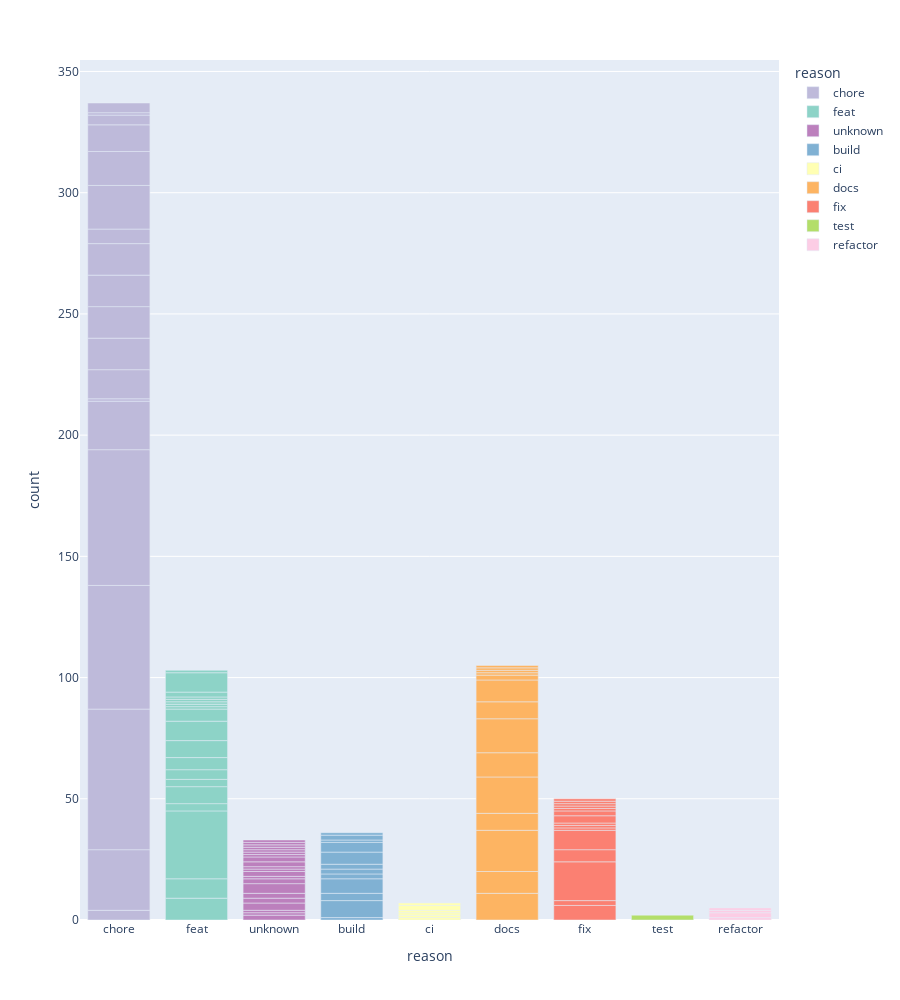

The code cell stored with this chart in its notebook:
### Code cell
figure = px.bar(df,
                x="reason", y="count",
                color="reason",
                color_discrete_map=color_choices,
                hover_name="file",
                height=1000
                )
figure.show()

### Figure 1 — Plotly figure (JSON) as saved in the notebook; plotly's stock layout.template omitted (floating-point values rounded to 4 significant figures)
{"data": [{"alignmentgroup": "True", "hovertemplate": "<b>%{hovertext}</b><br><br>reason=%{x}<br>count=%{y}<extra></extra>", "hovertext": ["internal/client/github.go", ".github/workflows/codeql.yml", ".github/workflows/build.yml", ".github/workflows/nightly-oss.yml", ".github/workflows/release.yml", "Dockerfile", ".goreleaser.yaml", "flake.lock", "www/docs/static/latest", "www/docs/static/latest-pro", "www/docs/static/releases-pro.json", "www/docs/static/releases.json", "www/docs/static/schema.json", ".github/workflows/lint.yml", ".github/workflows/generate.yml", ".github/workflows/docs.yml", "flake.nix", "internal/client/gitlab.go", "www/docs/static/schema-pro.json"], "legendgroup": "chore", "marker": {"color": "rgb(190,186,218)", "pattern": {"shape": ""}}, "name": "chore", "offsetgroup": "chore", "orientation": "v", "showlegend": true, "textposition": "auto", "x": ["chore", "chore", "chore", "chore", "chore", "chore", "chore", "chore", "chore", "chore", "chore", "chore", "chore", "chore", "chore", "chore", "chore", "chore", "chore"], "xaxis": "x", "y": [4, 25, 58, 51, 56, 20, 1, 12, 13, 13, 13, 13, 6, 18, 14, 11, 4, 1, 4], "yaxis": "y", "type": "bar"}, {"alignmentgroup": "True", "hovertemplate": "<b>%{hovertext}</b><br><br>reason=%{x}<br>count=%{y}<extra></extra>", "hovertext": ["internal/pipe/nfpm/nfpm.go", "internal/pipe/nfpm/nfpm_test.go", "pkg/config/config.go", "www/docs/customization/builds.md", "www/docs/deprecations.md", "www/mkdocs.yml", ".goreleaser.yaml", "www/docs/customization/nfpm.md", "www/docs/customization/blob.md", "internal/client/github.go", "internal/client/gitlab.go", ".github/workflows/release.yml", "USERS.md", "www/docs/cmd/goreleaser_release.md", "www/docs/static/schema-pro.json", "www/docs/install.md", "www/docs/static/schema.json", "Dockerfile", ".github/workflows/generate.yml"], "legendgroup": "feat", "marker": {"color": "rgb(141,211,199)", "pattern": {"shape": ""}}, "name": "feat", "offsetgroup": "feat", "orientation": "v", "showlegend": true, "textposition": "auto", "x": ["feat", "feat", "feat", "feat", "feat", "feat", "feat", "feat", "feat", "feat", "feat", "feat", "feat", "feat", "feat", "feat", "feat", "feat", "feat"], "xaxis": "x", "y": [9, 8, 28, 3, 7, 3, 4, 5, 7, 8, 5, 1, 1, 1, 1, 1, 2, 8, 1], "yaxis": "y", "type": "bar"}, {"alignmentgroup": "True", "hovertemplate": "<b>%{hovertext}</b><br><br>reason=%{x}<br>count=%{y}<extra></extra>", "hovertext": [".goreleaser.yaml", "www/docs/install.md", "internal/client/gitlab.go", ".github/workflows/build.yml", ".github/workflows/lint.yml", ".github/workflows/nightly-oss.yml", ".github/workflows/release.yml", "Dockerfile", "www/docs/customization/blob.md", "pkg/config/config.go", ".github/workflows/codeql.yml", ".github/workflows/docs.yml", ".github/workflows/generate.yml", "USERS.md", "flake.lock", "flake.nix", "internal/pipe/nfpm/nfpm.go", "internal/pipe/nfpm/nfpm_test.go", "www/docs/deprecations.md", "www/docs/static/schema-pro.json", "www/docs/static/schema.json"], "legendgroup": "unknown", "marker": {"color": "rgb(188,128,189)", "pattern": {"shape": ""}}, "name": "unknown", "offsetgroup": "unknown", "orientation": "v", "showlegend": true, "textposition": "auto", "x": ["unknown", "unknown", "unknown", "unknown", "unknown", "unknown", "unknown", "unknown", "unknown", "unknown", "unknown", "unknown", "unknown", "unknown", "unknown", "unknown", "unknown", "unknown", "unknown", "unknown", "unknown"], "xaxis": "x", "y": [2, 1, 1, 3, 2, 2, 4, 2, 1, 2, 1, 1, 2, 2, 1, 1, 1, 1, 1, 1, 1], "yaxis": "y", "type": "bar"}, {"alignmentgroup": "True", "hovertemplate": "<b>%{hovertext}</b><br><br>reason=%{x}<br>count=%{y}<extra></extra>", "hovertext": ["www/docs/install.md", ".goreleaser.yaml", ".github/workflows/lint.yml", "flake.nix", ".github/workflows/nightly-oss.yml", ".github/workflows/build.yml", ".github/workflows/release.yml", ".github/workflows/generate.yml", "flake.lock", ".github/workflows/docs.yml", "www/docs/static/schema-pro.json", "www/docs/static/schema.json"], "legendgroup": "build", "marker": {"color": "rgb(128,177,211)", "pattern": {"shape": ""}}, "name": "build", "offsetgroup": "build", "orientation": "v", "showlegend": true, "textposition": "auto", "x": ["build", "build", "build", "build", "build", "build", "build", "build", "build", "build", "build", "build"], "xaxis": "x", "y": [1, 7, 3, 6, 2, 2, 2, 5, 4, 1, 2, 1], "yaxis": "y", "type": "bar"}, {"alignmentgroup": "True", "hovertemplate": "<b>%{hovertext}</b><br><br>reason=%{x}<br>count=%{y}<extra></extra>", "hovertext": [".github/workflows/build.yml", ".github/workflows/nightly-oss.yml", ".github/workflows/generate.yml", ".github/workflows/release.yml", ".goreleaser.yaml", "www/docs/static/releases-pro.json"], "legendgroup": "ci", "marker": {"color": "rgb(255,255,179)", "pattern": {"shape": ""}}, "name": "ci", "offsetgroup": "ci", "orientation": "v", "showlegend": true, "textposition": "auto", "x": ["ci", "ci", "ci", "ci", "ci", "ci"], "xaxis": "x", "y": [1, 1, 1, 1, 2, 1], "yaxis": "y", "type": "bar"}, {"alignmentgroup": "True", "hovertemplate": "<b>%{hovertext}</b><br><br>reason=%{x}<br>count=%{y}<extra></extra>", "hovertext": ["USERS.md", "www/docs/customization/nfpm.md", "www/mkdocs.yml", "www/docs/deprecations.md", "www/docs/static/schema-pro.json", "www/docs/install.md", "www/docs/cmd/goreleaser_release.md", "www/docs/customization/blob.md", "www/docs/customization/builds.md", "www/docs/static/schema.json", "pkg/config/config.go", "internal/client/github.go", "www/docs/static/releases.json", "internal/pipe/nfpm/nfpm_test.go"], "legendgroup": "docs", "marker": {"color": "rgb(253,180,98)", "pattern": {"shape": ""}}, "name": "docs", "offsetgroup": "docs", "orientation": "v", "showlegend": true, "textposition": "auto", "x": ["docs", "docs", "docs", "docs", "docs", "docs", "docs", "docs", "docs", "docs", "docs", "docs", "docs", "docs"], "xaxis": "x", "y": [11, 9, 17, 7, 15, 10, 14, 7, 9, 2, 1, 1, 1, 1], "yaxis": "y", "type": "bar"}, {"alignmentgroup": "True", "hovertemplate": "<b>%{hovertext}</b><br><br>reason=%{x}<br>count=%{y}<extra></extra>", "hovertext": ["internal/client/gitlab.go", "flake.nix", "pkg/config/config.go", "www/docs/static/schema.json", "internal/client/github.go", ".github/workflows/build.yml", ".github/workflows/release.yml", ".goreleaser.yaml", "internal/pipe/nfpm/nfpm.go", "internal/pipe/nfpm/nfpm_test.go", "www/docs/customization/nfpm.md", "www/docs/customization/builds.md", ".github/workflows/generate.yml", "Dockerfile", "www/docs/install.md"], "legendgroup": "fix", "marker": {"color": "rgb(251,128,114)", "pattern": {"shape": ""}}, "name": "fix", "offsetgroup": "fix", "orientation": "v", "showlegend": true, "textposition": "auto", "x": ["fix", "fix", "fix", "fix", "fix", "fix", "fix", "fix", "fix", "fix", "fix", "fix", "fix", "fix", "fix"], "xaxis": "x", "y": [6, 2, 16, 5, 8, 1, 1, 1, 3, 2, 1, 1, 1, 1, 1], "yaxis": "y", "type": "bar"}, {"alignmentgroup": "True", "hovertemplate": "<b>%{hovertext}</b><br><br>reason=%{x}<br>count=%{y}<extra></extra>", "hovertext": ["internal/pipe/nfpm/nfpm_test.go"], "legendgroup": "test", "marker": {"color": "rgb(179,222,105)", "pattern": {"shape": ""}}, "name": "test", "offsetgroup": "test", "orientation": "v", "showlegend": true, "textposition": "auto", "x": ["test"], "xaxis": "x", "y": [2], "yaxis": "y", "type": "bar"}, {"alignmentgroup": "True", "hovertemplate": "<b>%{hovertext}</b><br><br>reason=%{x}<br>count=%{y}<extra></extra>", "hovertext": [".github/workflows/lint.yml", "internal/pipe/nfpm/nfpm.go", "pkg/config/config.go", "internal/client/github.go"], "legendgroup": "refactor", "marker": {"color": "rgb(252,205,229)", "pattern": {"shape": ""}}, "name": "refactor", "offsetgroup": "refactor", "orientation": "v", "showlegend": true, "textposition": "auto", "x": ["refactor", "refactor", "refactor", "refactor"], "xaxis": "x", "y": [1, 2, 1, 1], "yaxis": "y", "type": "bar"}], "layout": {"xaxis": {"anchor": "y", "domain": [0.0, 1.0], "title": {"text": "reason"}, "categoryorder": "array", "categoryarray": ["chore", "feat", "unknown", "build", "ci", "docs", "fix", "test", "refactor"]}, "yaxis": {"anchor": "x", "domain": [0.0, 1.0], "title": {"text": "count"}}, "legend": {"title": {"text": "reason"}, "tracegroupgap": 0}, "margin": {"t": 60}, "barmode": "relative", "height": 1000}}
